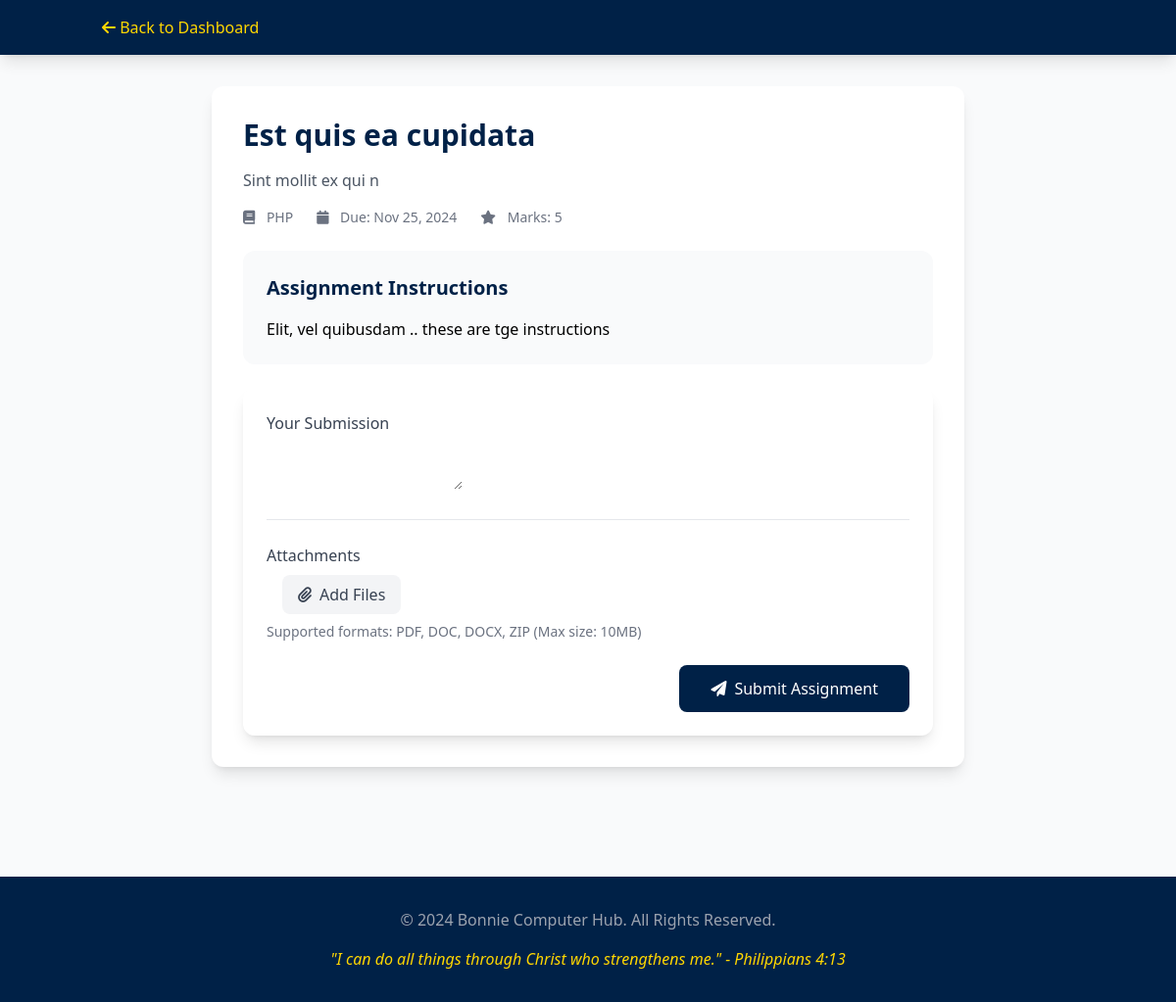
Screenshot of /LMS/student/submit_assignment.php?id=2 (signed in) with the database file from the repository.
### tables this page shows
CREATE TABLE `assignments` (
  `id` int(11) NOT NULL,
  `module_id` int(11) NOT NULL,
  `title` varchar(255) NOT NULL,
  `description` text NOT NULL,
  `instructions` text NOT NULL,
  `due_date` datetime NOT NULL,
  `marks` int(11) NOT NULL,
  `created_at` timestamp NOT NULL DEFAULT current_timestamp()
);

CREATE TABLE `course_modules` (
  `id` int(11) NOT NULL,
  `course_id` int(11) NOT NULL,
  `module_name` varchar(255) NOT NULL,
  `module_description` text NOT NULL,
  `module_order` int(11) NOT NULL,
  `created_at` timestamp NOT NULL DEFAULT current_timestamp()
);

### LMS/student/submit_assignment.php (the view, shortened to what this page needs)
<?php
require_once '../includes/db_connect.php';
$user_id = $_SESSION['user_id'];
$assignment_id = isset($_GET['id']) ? (int)$_GET['id'] : 0;
$assignment_query = $pdo->prepare("
    SELECT
        a.*,
        cm.module_name,
        c.course_name
    FROM assignments a
    JOIN course_modules cm ON a.module_id = cm.id
    JOIN courses c ON cm.course_id = c.id
    WHERE a.id = ?
");
$assignment_query->execute([$assignment_id]);
$assignment = $assignment_query->fetch(PDO::FETCH_ASSOC);
$submission_query = $pdo->prepare("
    SELECT * FROM submissions
    WHERE student_id = ? AND assignment_id = ?
");
$submission_query->execute([$user_id, $assignment_id]);
$existing_submission = $submission_query->fetch(PDO::FETCH_ASSOC);
?>
<!DOCTYPE html>
<html lang="en" class="scroll-smooth">
<head>
    <script src="https://cdn.tailwindcss.com"></script>
    <link rel="stylesheet" href="https://cdnjs.cloudflare.com/ajax/libs/font-awesome/6.0.0/css/all.min.css">
    <link href="https://cdn.jsdelivr.net/npm/summernote@0.8.18/dist/summernote-lite.min.css" rel="stylesheet">
</head>
<body class="bg-gray-50">
    <header class="bg-primary shadow-lg sticky top-0 z-50">
        <div class="container mx-auto px-4">
            <div class="flex items-center justify-between py-4">
                <div class="flex items-center space-x-4">
                    <a href="dashboard.php" class="text-secondary hover:text-white transition">
                        <i class="fas fa-arrow-left"></i> Back to Dashboard
                    </a>
                </div>
            </div>
        </div>
    </header>
    <main class="container mx-auto px-4 py-8">
        <div class="max-w-3xl mx-auto">
            <div class="bg-white rounded-xl shadow-lg p-8 mb-8">
                <h1 class="text-3xl font-bold text-primary mb-4">
                    <?= htmlspecialchars($assignment['title']) ?>
                </h1>
                <div class="mb-6">
                    <p class="text-gray-600 mb-4">
                        <?= nl2br(htmlspecialchars($assignment['description'])) ?>
                    </p>
                    <div class="flex items-center space-x-6 text-sm text-gray-500">
                        <span>
                            <i class="fas fa-book mr-2"></i>
                            <?= htmlspecialchars($assignment['module_name']) ?>
                        </span>
                        <span>
                            <i class="fas fa-calendar mr-2"></i>
                            Due: <?= date('M j, Y', strtotime($assignment['due_date'])) ?>
                        </span>
                        <span>
                            <i class="fas fa-star mr-2"></i>
                            Marks: <?= $assignment['marks'] ?>
                        </span>
                    </div>
                </div>
                <form method="POST" enctype="multipart/form-data" class="space-y-6">
                    <div class="bg-gray-50 p-6 rounded-xl mb-6">
                        <h3 class="text-xl font-bold text-primary mb-4">Assignment Instructions</h3>
                        <div class="prose max-w-none">
                            <?= $assignment['instructions'] ?>
                        </div>
                    </div>
                    <div class="bg-white rounded-xl shadow-lg p-6">
                        <div class="mb-6">
                            <label for="submission_text" class="block text-gray-700 font-medium mb-2">
                                Your Submission
                            </label>
                            <textarea id="submission_text" name="submission_text"></textarea>
                        </div>
                        <div class="border-t pt-6">
                            <label class="block text-gray-700 font-medium mb-2">
                                Attachments
                            </label>
                            <div class="flex items-center space-x-4">
                                <label for="submission_file"
                                       class="px-4 py-2 bg-gray-100 text-gray-700 rounded-lg hover:bg-gray-200 cursor-pointer transition flex items-center">
                                    <i class="fas fa-paperclip mr-2"></i>
                                    Add Files
                                </label>
                            </div>
                            <p class="mt-2 text-sm text-gray-500">
                                Supported formats: PDF, DOC, DOCX, ZIP (Max size: 10MB)
                            </p>
                        </div>
                        <div class="mt-6 flex justify-end">
                            <button type="submit"
                                    class="bg-primary text-white px-8 py-3 rounded-lg hover:bg-opacity-90 transition flex items-center">
                                <i class="fas fa-paper-plane mr-2"></i>
                                <?= $existing_submission ? 'Update Submission' : 'Submit Assignment' ?>
                            </button>
                        </div>
                    </div>
                </form>
            </div>
        </div>
    </main>
    <footer class="bg-primary text-white py-8 mt-12">
        <div class="container mx-auto px-4 text-center">
            <p class="text-gray-400 mb-4">
                &copy; <?= date("Y") ?> Bonnie Computer Hub. All Rights Reserved.
            </p>
            <p class="text-secondary italic">
                "I can do all things through Christ who strengthens me." - Philippians 4:13
            </p>
        </div>
    </footer>
</body>
</html>

### rows the page displays
assignments: title "Est quis ea cupidata", description "Sint mollit ex qui n", module.module_name "PHP", due_date "Nov 25, 2024", marks "5", instructions "Elit, vel quibusdam .. these are tge instructions"
